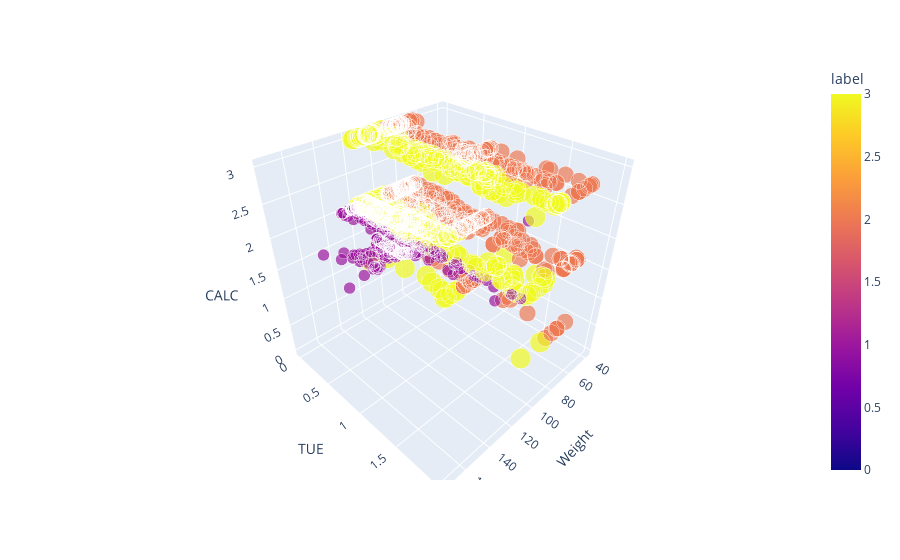

Source (notebook cell):
### Code cell
fig3d = px.scatter_3d(data_frame= x2_df, x= 'Weight', y = 'TUE', z = 'CALC', color = 'label',size = 'label')
fig3d.show()

### Figure 1 — Plotly figure (JSON) as saved in the notebook; plotly's stock layout.template omitted (floating-point values rounded to 4 significant figures; data arrays with more than 128 entries replaced by an {"elided": "..."} marker saying what was removed)
{"data": [{"hovertemplate": "Weight=%{x}<br>TUE=%{y}<br>CALC=%{z}<br>label=%{marker.color}<extra></extra>", "legendgroup": "", "marker": {"color": {"elided": "2111 int values"}, "coloraxis": "coloraxis", "size": {"elided": "2111 int values"}, "sizemode": "area", "sizeref": 0.0075, "symbol": "circle"}, "mode": "markers", "name": "", "scene": "scene", "showlegend": false, "type": "scatter3d", "x": {"elided": "2111 float values"}, "y": {"elided": "2111 float values"}, "z": {"elided": "2111 int values"}}], "layout": {"coloraxis": {"colorbar": {"title": {"text": "label"}}, "colorscale": [[0, "#0d0887"], [0.1111, "#46039f"], [0.2222, "#7201a8"], [0.3333, "#9c179e"], [0.4444, "#bd3786"], [0.5556, "#d8576b"], [0.6667, "#ed7953"], [0.7778, "#fb9f3a"], [0.8889, "#fdca26"], [1, "#f0f921"]]}, "legend": {"itemsizing": "constant", "tracegroupgap": 0}, "margin": {"t": 60}, "scene": {"domain": {"x": [0, 1], "y": [0, 1]}, "xaxis": {"title": {"text": "Weight"}}, "yaxis": {"title": {"text": "TUE"}}, "zaxis": {"title": {"text": "CALC"}}}}}
